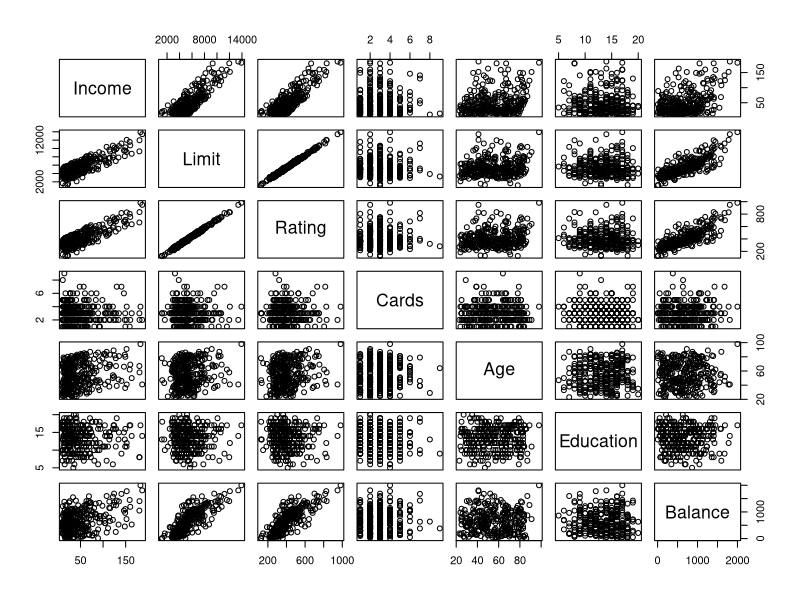
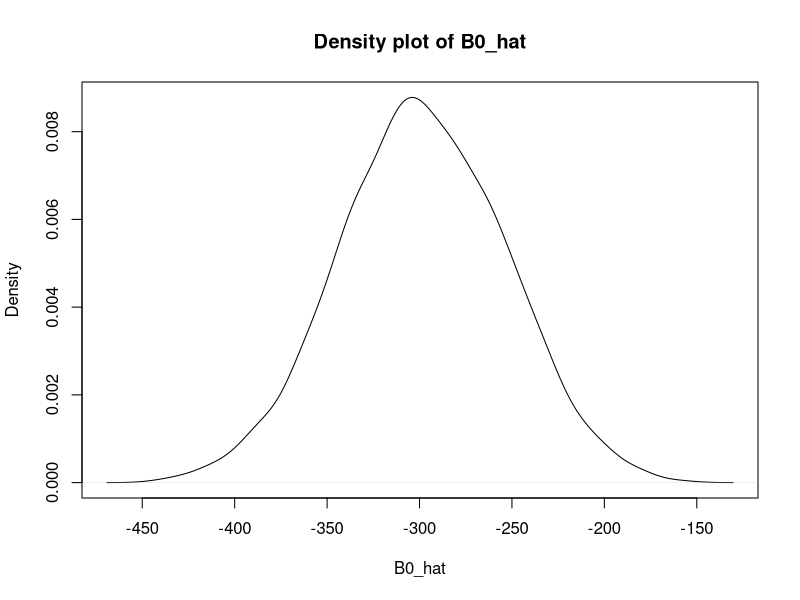
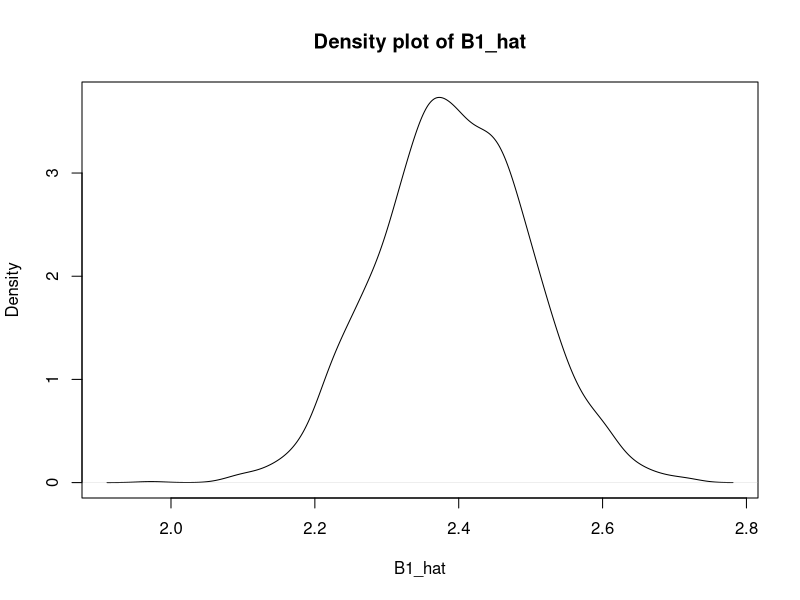
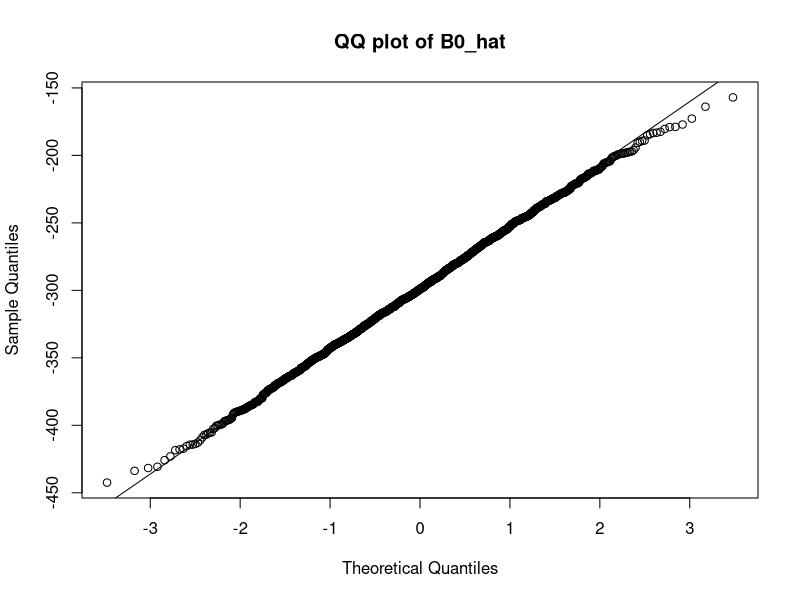
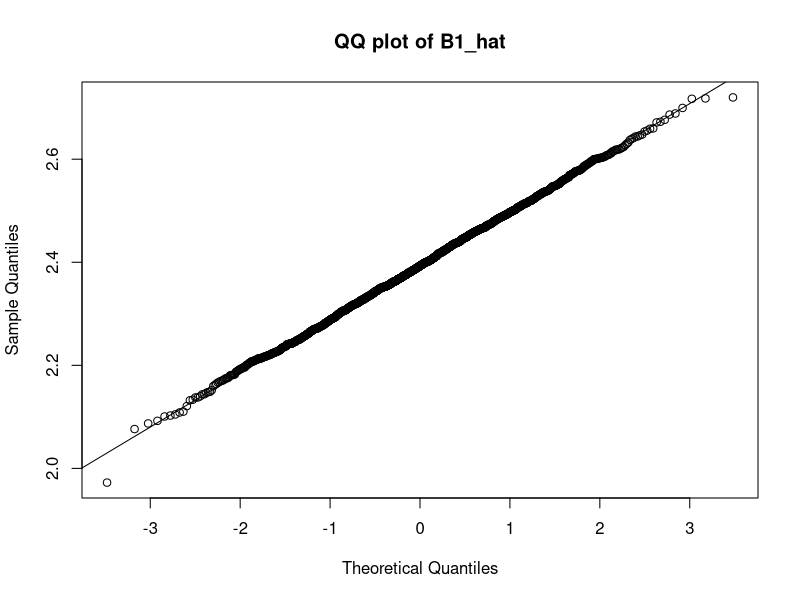

Recreate these plots in R, in order.
# Exercise 1
# *
Credit <- read.table("Credit.dat") # loads the Credit dataset
attach(Credit) # so you can access its variables by name
pairs(Credit) # a quick way to look at all pairwise relationships
# Yes, variables "Rating" and "Limit" seem to have a linear relation to the "Balance" variable.

#**
# To compute the estimated slope and intercept "by hand", first we should calculate the means of variables.
mean_balance <- mean(Balance)
mean_rate <- mean(Rating)
# E(balance) = β0 + β1rate
# Compute the estimated slope
estimated_slope <- sum((Rating - mean_rate) * (Balance - mean_balance))/(sum((Rating - mean_rate) ^ 2))
# Compute the estimated intercept
estimated_intercept <- mean_balance - estimated_slope * mean_rate
# Print the results
cat("Estimated slope:", estimated_slope, "\n")
cat("Estimated intercept:", estimated_intercept)

# To compare these results with what is returned by `lm` function":
# Fit linear model using lm
model <- lm(Balance ~ Rating)
# Extract the estimated slope and intercept from the model
lm_slope <- coef(model)[2]
lm_intercept <- coef(model)[1]
# Print the results
cat("lm slope:", lm_slope, "\n")
cat("lm intercept:", lm_intercept)
# By comparing the results from the "by hand" computation and `lm` function, 
# you should find that the estimated slope and intercept values are the same.

#***
#The slope β1 is the variation in the expected response when the independent variable increases by 1 unit.
#Therefore for this example, the estimate ˆ β1 = 2.395 means that we expect an increase in the balance 
#as 2.395 when the rate increases by 1 unit.
#######################################################################################################################
# Exercise 2
# *
# Compute predicted values
predicted <- estimated_intercept + estimated_slope * Rating
# Compute residuals
residuals <- Balance - predicted
# Compute residual sum of squares (RSS)
rss <- sum(residuals^2)
# Compute degrees of freedom
df <- length(Balance) - 2
# Compute residual standard error (s)
s <- sqrt(rss / df)
# Print the result
cat("Residual standard error (s):", s)

#**
#The residual standard error (s) is a measure of the variability of the residuals in a linear regression model.
#It represents the average distance that the observed data points fall from the regression line.
#In other words, s tells us how much the actual data points deviate from the predicted values of the model.
#A smaller value of s indicates that the model fits the data well, while a larger value of s indicates that
#the model does not fit the data well and that there is more variability in the residuals.
#The value of s is important because it is used to compute confidence intervals and hypothesis tests for
#the coefficients of the linear regression model. A smaller value of s leads to narrower confidence intervals
#and more significant hypothesis tests, indicating greater precision and accuracy of the model.
#######################################################################################################################
# Exercise 3
# *
# Compute t-value for 0.80 confidence level
t_value <- qt(0.80, df)

# Compute standard error of the slope and intercept
se_slope <- s / sqrt(sum((Rating - mean_rate)^2))
se_intercept <- s * sqrt((1 / length(Rating)) + (mean_rate^2 / sum((Rating - mean_rate)^2)))

# Compute confidence intervals for the slope and intercept
slope_lower <- estimated_slope - t_value * se_slope
slope_upper <- estimated_slope + t_value * se_slope
intercept_lower <- estimated_intercept - t_value * se_intercept
intercept_upper <- estimated_intercept + t_value * se_intercept

# Print the results
cat("Confidence interval for beta_0:", round(intercept_lower, 2), "to", round(intercept_upper, 2), "\n")
cat("Confidence interval for beta_1:", round(slope_lower, 2), "to", round(slope_upper, 2))
confint(model,level=0.80)
# As you can see the results are the same.

#**
#The 80% confidence interval for β1 is a range of values that is likely to contain the true population slope coefficient with 80% confidence, based on the observed sample data. 
#In other words, if we were to repeat the sampling process many times and calculate the 80% confidence interval each time, 
# we would expect that about 80% of these intervals would contain the true population slope coefficient.
#The interpretation of the confidence interval for β1 depends on its values. If the interval contains zero, 
# there is no significant linear relationship between the predictor variable (rate) and the response variable (balance), 
#and rate changes do not significantly affect the balance. If the interval does not contain zero, 
# it means that there is a significant linear relationship between rate and balance, and that rate changes have a significant effect on balance.
#For our case, the confidence interval for β1 is (2.26, 2.53), it means that we can be 80% confident that the true population slope coefficient falls within this range.
#This indicates that there is a significant positive linear relationship between rate and balance and that a rate increase is associated with an increase in balance.

##########################################################################################################################################################################################
# Exercise 4
# *
Credit <- read.table("Credit.dat") # loads the Credit dataset
attach(Credit) # so you can access its variables by name

n <- length(Balance)
# From previous exrecises
s <- 249.6045
B0_true <- -299.247
B1_true <- 2.395

# Initialize variables
B0_hat <- numeric(2000)
B1_hat <- numeric(2000)
CI_B0 <- matrix(0, nrow = 2000, ncol = 2)
CI_B1 <- matrix(0, nrow = 2000, ncol = 2)

# Perform simulation and estimation
for (j in 1:2000) {
  # Step 1: Simulate dataset Dj
  epsilon <- rnorm(n, mean = 0, sd = s)
  D_balance <- B0_true + B1_true * Rating + epsilon
  # Fit D1 via linear regression
  model <- lm(D_balance ~ Rating)
  # Store parameter estimates for Dj
  B0_hat[j] <- coef(model)[1]
  B1_hat[j] <- coef(model)[2]
  # Compute confidence intervals for Dj
  CI_B0[j, ] <- confint(model,level=0.80)[1, ]
  CI_B1[j, ] <- confint(model,level=0.80)[2, ]
}
# Compute proportions of intervals that include the true values
prop_B0_included <- mean(CI_B0[, 1] <= B0_true & CI_B0[, 2] >= B0_true)
prop_B1_included <- mean(CI_B1[, 1] <= B1_true & CI_B1[, 2] >= B1_true)
# Print the results
cat("Proportion of intervals including B0_true:", prop_B0_included, "\n")
cat("Proportion of intervals including B1_true:", prop_B1_included)

#################################################################################################################################################

# Exercise 5
#*
# Density plot for B0_hat
plot(density(B0_hat), main = "Density plot of B0_hat", xlab = "B0_hat", ylab = "Density")

# Density plot for B1_hat
plot(density(B1_hat), main = "Density plot of B1_hat", xlab = "B1_hat", ylab = "Density")

#The resulting density plots show the distribution of the estimated values of B0 and B1. 
#The density plot of B0_hat shows that the estimates are centered around the true value of B0, 
# with some variability due to the randomness in the simulation process. The density plot of B1_hat shows a similar pattern, 
# with estimates centered around the true value of B1 and some variability due to sampling.
# Overall, these density plots provide a visual representation of the uncertainty associated with the parameter estimates 
# and can be used to assess the quality of the simulation and estimation process.

#**
#To check if the distribution of the estimated β's is approximately Gaussian, we can use the qqnorm function and
# If the points on the plot fall close to a straight line, it suggests that the sample is approximately normally distributed.
# QQ plot for B0_hat
qqnorm(B0_hat, main = "QQ plot of B0_hat")
qqline(B0_hat)

# QQ plot for B1_hat
qqnorm(B1_hat, main = "QQ plot of B1_hat")
qqline(B1_hat)

#The resulting plots show that the points on the qq plots for B0_hat and B1_hat roughly follow a straight line, 
# indicating that the distributions of the estimated parameters are approximately normal. This suggests that our simulation 
# and estimation process is working well and that the confidence intervals we obtained are reliable.

###################################################################################################################################################

